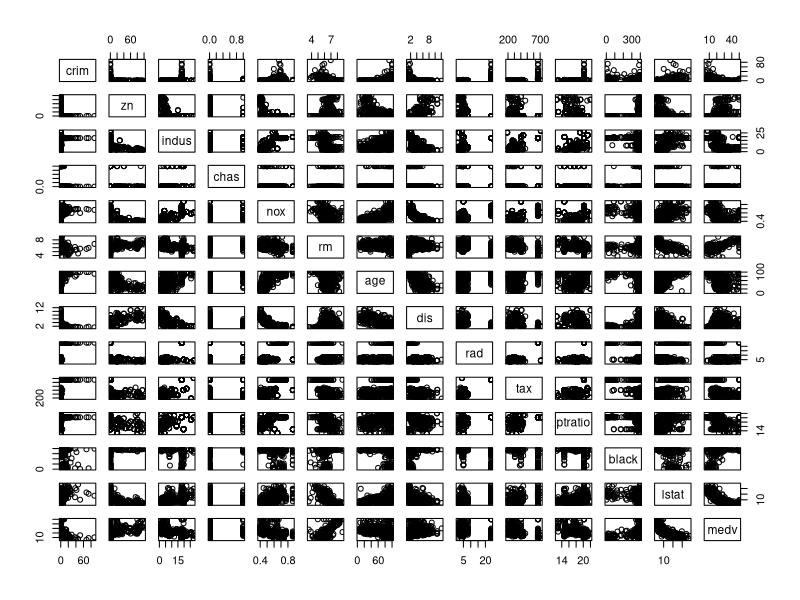
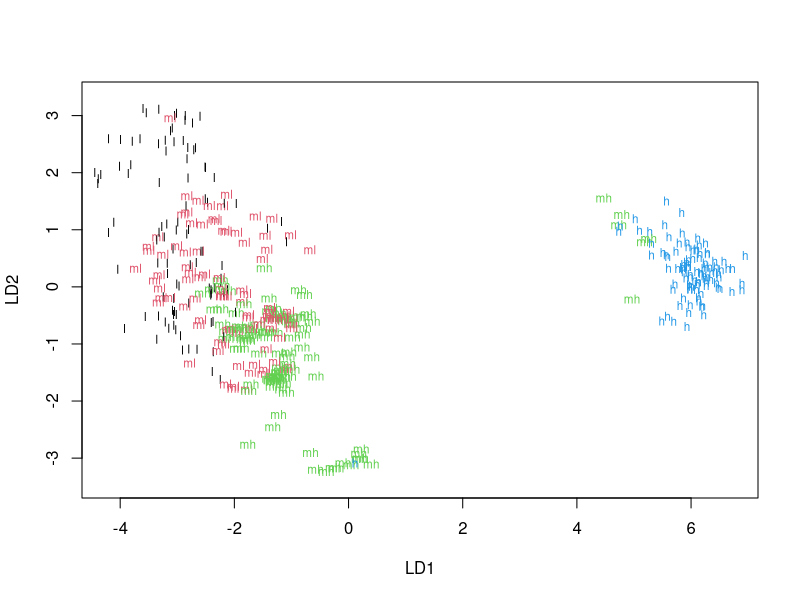
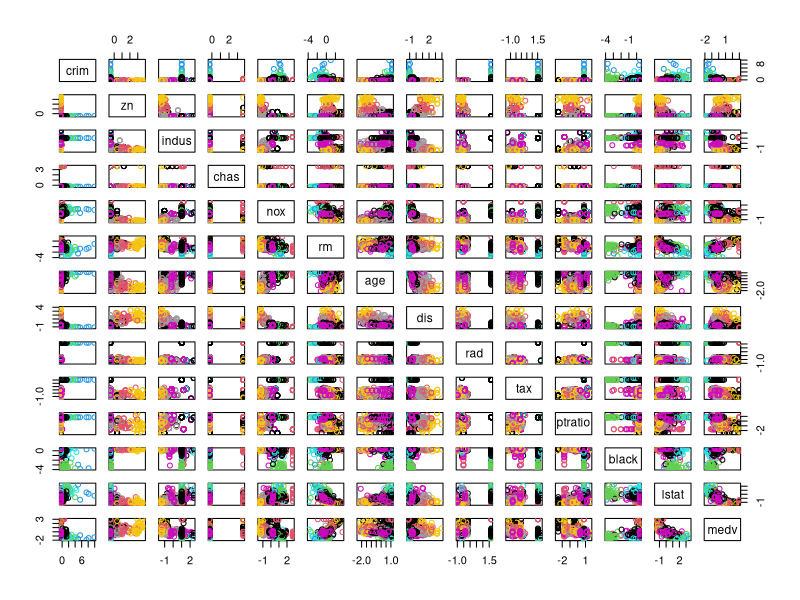
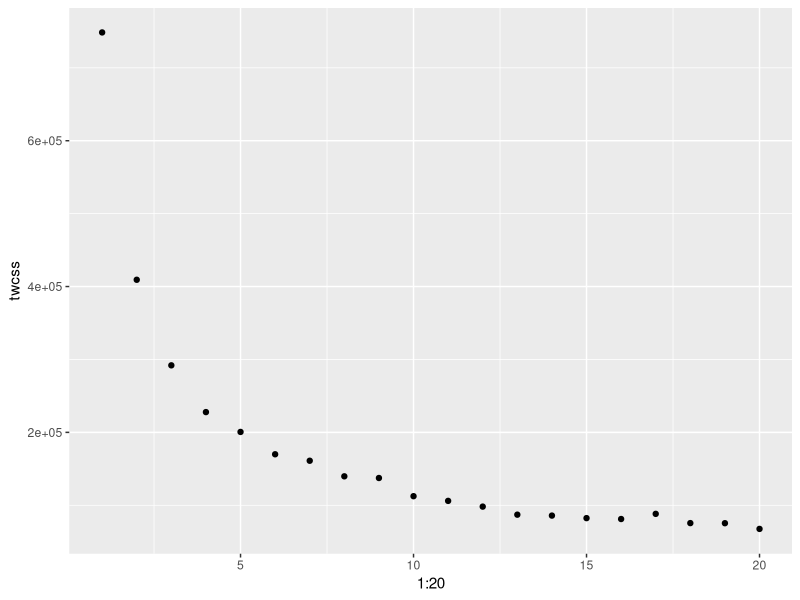
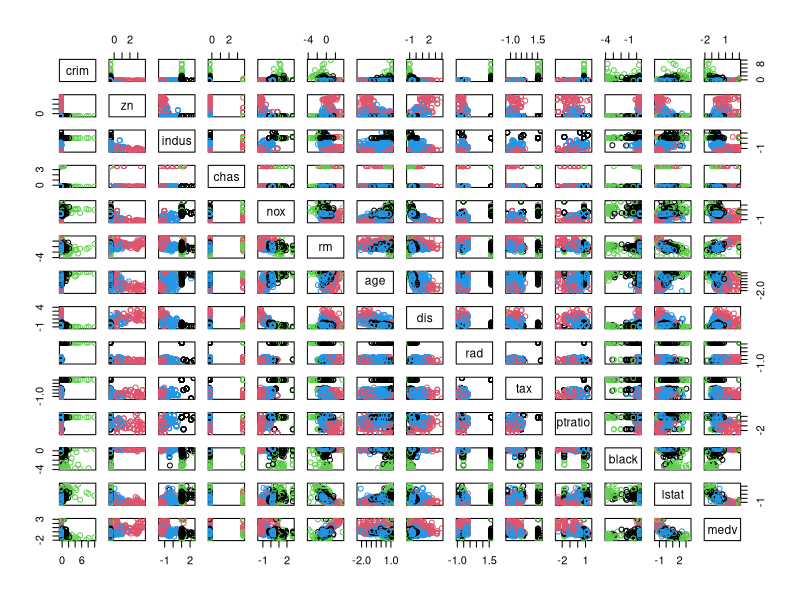
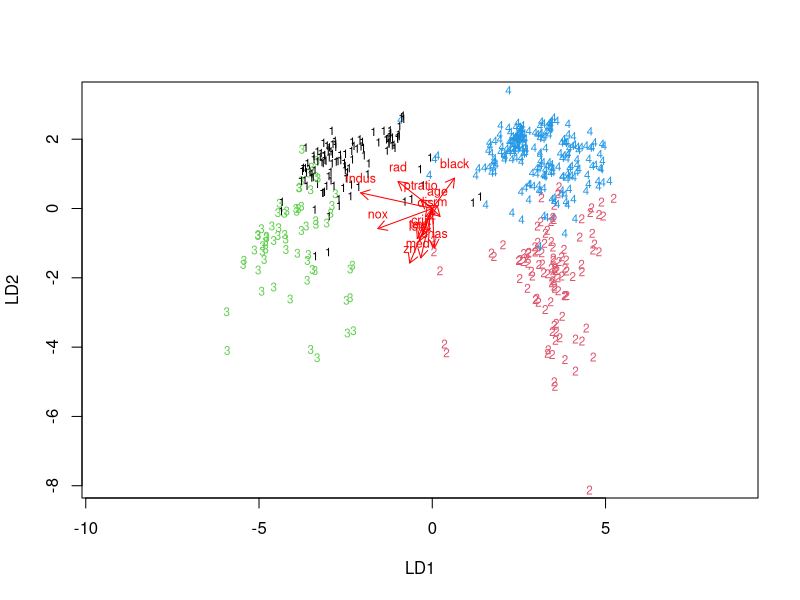

The R source for these figures, in order:
## ---- chunk 1
library(MASS)
library(magrittr)
library(dplyr)
library(ggplot2)
## ---- chunk 2
data("Boston")
## ---- chunk 3
str(Boston)
## ---- chunk 4
summary(Boston)
## ---- chunk 5
pairs(Boston)
## ---- chunk 6
boston_scaled <- as.data.frame(scale(Boston))
summary(boston_scaled)
boston_scaled %<>%
  mutate(
    crim = cut(crim, breaks = quantile(crim), label = c("l", "ml", "mh", "h"), include.lowest = TRUE)
  )
## ---- chunk 7
idx_sample <- sample(nrow(boston_scaled), .8*nrow(boston_scaled))
train <- boston_scaled[idx_sample, ]
test <- boston_scaled[-idx_sample, ]
## ---- chunk 8
lda.fit <- lda(crim ~ ., data = train)
plot(lda.fit, dimen = 2, col = as.numeric(train$crim))
## ---- chunk 9
crime_observed <- test$crim
train %<>% dplyr::select(-crim)
crime_predicted <- predict(lda.fit, newdata = test)
table(crime_observed, crime_predicted$class)
## ---- chunk 10
# no need to reload Boston dataset since we have not edited it at all
boston_kmeans <- as.data.frame(scale(Boston))
boston_dist <- dist(boston_kmeans)
km <- kmeans(boston_dist, centers = 10)
pairs(boston_kmeans, col = km$cluster)
## ---- chunk 11
twcss <- sapply(1:20, function(.) {kmeans(boston_dist, .)$tot.withinss})
qplot(1:20, twcss)
## ---- chunk 12
km4 <- kmeans(boston_dist, centers = 4)
pairs(boston_kmeans, col = km4$cluster)
## ---- chunk 13
# arrows function from DataCamp exercises
# based originally on this one here:
# http://stackoverflow.com/questions/17232251/how-can-i-plot-a-biplot-for-lda-in-r
lda.arrows <- function(x, myscale = 1, arrow_heads = 0.1, color = "red", tex = 0.75, choices = c(1,2)){
  heads <- coef(x)
  arrows(x0 = 0, y0 = 0, 
         x1 = myscale * heads[,choices[1]], 
         y1 = myscale * heads[,choices[2]], col=color, length = arrow_heads)
  text(myscale * heads[,choices], labels = row.names(heads), 
       cex = tex, col=color, pos=3)
}

boston_kmeans$cluster <- km4$cluster
lda.cluster <- lda(cluster ~ ., data = boston_kmeans)
plot(lda.cluster, dimen = 2, col = km4$cluster)
lda.arrows(lda.cluster, myscale = 1.5)
